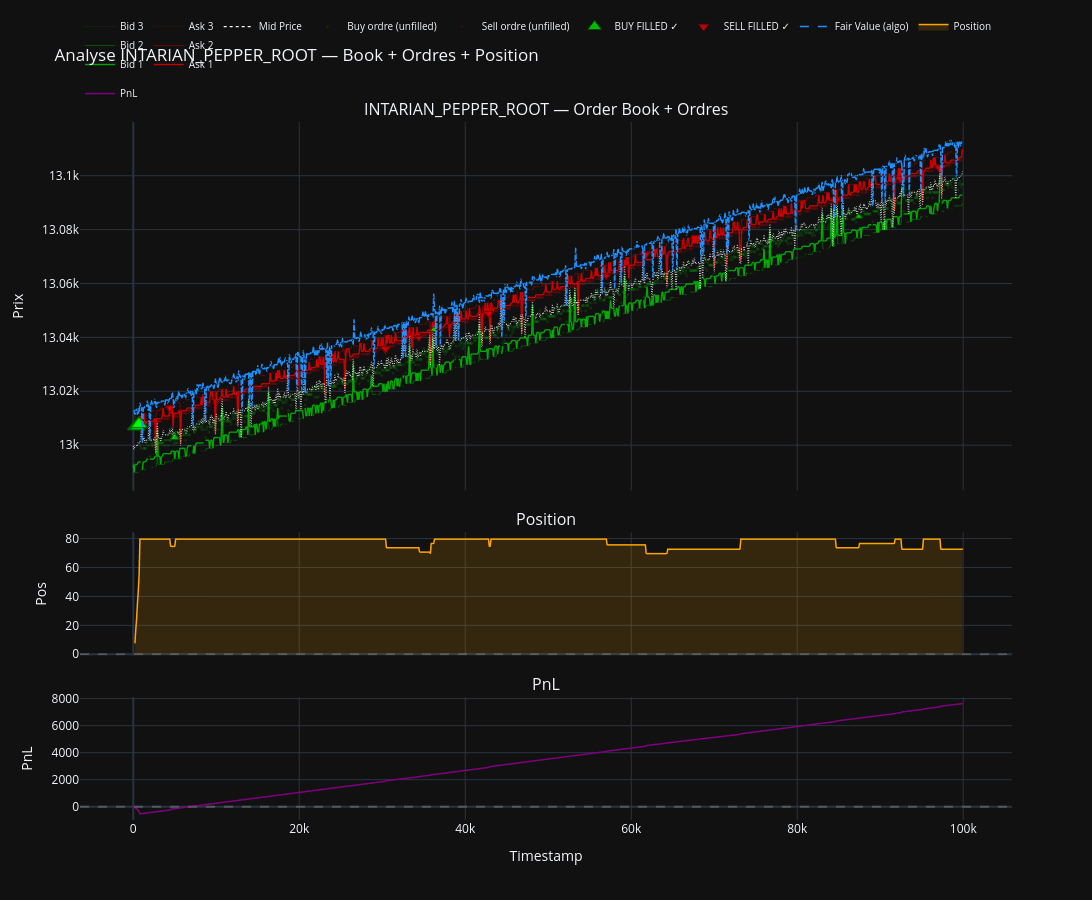

Source (notebook cell):
### Code cell
SYM = "INTARIAN_PEPPER_ROOT"

act = df_act[df_act["product"] == SYM].copy()
orders_sym = df_orders[df_orders["symbol"] == SYM].copy()
trades_sym = my_trades[my_trades["symbol"] == SYM].copy()

filled_keys = set(zip(trades_sym["timestamp"], trades_sym["price"]))
orders_sym["filled"] = orders_sym.apply(
    lambda r: (r["timestamp"], r["price"]) in filled_keys, axis=1
)

orders_filled = orders_sym[orders_sym["filled"]]
orders_unfilled = orders_sym[~orders_sym["filled"]]

buy_filled = orders_filled[orders_filled["type"] == "BUY"]
sell_filled = orders_filled[orders_filled["type"] == "SELL"]
buy_unfilled = orders_unfilled[orders_unfilled["type"] == "BUY"]
sell_unfilled = orders_unfilled[orders_unfilled["type"] == "SELL"]

buy_filled = buy_filled.merge(
    trades_sym[trades_sym["side"] == "BUY"][["timestamp", "price", "quantity"]],
    on=["timestamp", "price"], how="left"
)
buy_filled["quantity"] = buy_filled["quantity"].fillna(0)

sell_filled = sell_filled.merge(
    trades_sym[trades_sym["side"] == "SELL"][["timestamp", "price", "quantity"]],
    on=["timestamp", "price"], how="left"
)
sell_filled["quantity"] = sell_filled["quantity"].fillna(0)

pos_sym = df_positions[df_positions["symbol"] == SYM].copy() if len(df_positions) > 0 else pd.DataFrame()

if len(pos_sym) == 0:
    trades_for_pos = trades_sym.sort_values("timestamp").copy()
    trades_for_pos["signed_qty"] = np.where(
        trades_for_pos["side"] == "BUY",
        trades_for_pos["quantity"],
        -trades_for_pos["quantity"]
    )
    trades_for_pos["position"] = trades_for_pos["signed_qty"].cumsum()
    pos_sym = trades_for_pos[["timestamp", "position"]]

# --- Figure 3 subplots ---
fig = make_subplots(
    rows=3, cols=1, shared_xaxes=True,
    row_heights=[0.60, 0.20, 0.20],
    subplot_titles=[f"{SYM} — Order Book + Ordres", "Position", "PnL"],
    vertical_spacing=0.06,
)

# ========================
#  ORDER BOOK — lignes avec dégradé de couleur
# ========================
book_styles = {
    "bid": {
        1: {"color": "rgba(0,180,0,0.9)",  "width": 1.4},
        2: {"color": "rgba(0,140,0,0.55)", "width": 1.0},
        3: {"color": "rgba(0,100,0,0.3)",  "width": 0.7},
    },
    "ask": {
        1: {"color": "rgba(220,0,0,0.9)",  "width": 1.4},
        2: {"color": "rgba(180,0,0,0.55)", "width": 1.0},
        3: {"color": "rgba(140,0,0,0.3)",  "width": 0.7},
    },
}

for level in [3, 2, 1]:
    bid_col = f"bid_price_{level}"
    ask_col = f"ask_price_{level}"

    mask_bid = act[bid_col].notna() & (act[bid_col] > 0)
    mask_ask = act[ask_col].notna() & (act[ask_col] > 0)

    bid_series = act[bid_col].copy()
    bid_series[~mask_bid] = np.nan
    ask_series = act[ask_col].copy()
    ask_series[~mask_ask] = np.nan

    fig.add_trace(go.Scattergl(
        x=act["timestamp"], y=bid_series,
        mode="lines",
        line=dict(color=book_styles["bid"][level]["color"], width=book_styles["bid"][level]["width"]),
        name=f"Bid {level}", legendgroup="book_bid", showlegend=True, connectgaps=False,
    ), row=1, col=1)

    fig.add_trace(go.Scattergl(
        x=act["timestamp"], y=ask_series,
        mode="lines",
        line=dict(color=book_styles["ask"][level]["color"], width=book_styles["ask"][level]["width"]),
        name=f"Ask {level}", legendgroup="book_ask", showlegend=True, connectgaps=False,
    ), row=1, col=1)

# ========================
#  MID PRICE
# ========================
fig.add_trace(go.Scattergl(
    x=act["timestamp"], y=act["mid_price"],
    mode="lines", name="Mid Price",
    line=dict(color="white", width=1.2, dash="dot"),
), row=1, col=1)

# ========================
#  ORDRES UNFILLED
# ========================
fig.add_trace(go.Scattergl(
    x=buy_unfilled["timestamp"], y=buy_unfilled["price"],
    mode="markers", name="Buy ordre (unfilled)",
    marker=dict(size=3, color="rgba(0,200,0,0.15)", symbol="circle"),
    hovertemplate="BUY unfilled<br>t=%{x}<br>price=%{y}<br>vol=%{text}<extra></extra>",
    text=buy_unfilled["volume"].astype(str),
), row=1, col=1)

fig.add_trace(go.Scattergl(
    x=sell_unfilled["timestamp"], y=sell_unfilled["price"],
    mode="markers", name="Sell ordre (unfilled)",
    marker=dict(size=3, color="rgba(200,0,0,0.15)", symbol="circle"),
    hovertemplate="SELL unfilled<br>t=%{x}<br>price=%{y}<br>vol=%{text}<extra></extra>",
    text=sell_unfilled["volume"].abs().astype(str),
), row=1, col=1)

# ========================
#  ORDRES FILLED
# ========================
fig.add_trace(go.Scattergl(
    x=buy_filled["timestamp"], y=buy_filled["price"],
    mode="markers", name="BUY FILLED ✓",
    marker=dict(
        size=buy_filled["quantity"].clip(upper=12) + 4,
        color="lime", line=dict(width=1, color="darkgreen"),
        symbol="triangle-up",
    ),
    hovertemplate="BUY FILLED<br>t=%{x}<br>price=%{y}<br>qty=%{text}<extra></extra>",
    text=buy_filled["quantity"].astype(str),
), row=1, col=1)

fig.add_trace(go.Scattergl(
    x=sell_filled["timestamp"], y=sell_filled["price"],
    mode="markers", name="SELL FILLED ✓",
    marker=dict(
        size=sell_filled["quantity"].clip(upper=12) + 4,
        color="red", line=dict(width=1, color="darkred"),
        symbol="triangle-down",
    ),
    hovertemplate="SELL FILLED<br>t=%{x}<br>price=%{y}<br>qty=%{text}<extra></extra>",
    text=sell_filled["quantity"].astype(str),
), row=1, col=1)

# ========================
#  FAIR VALUE
# ========================
if len(df_fv) > 0:
    fv_sym = df_fv[df_fv["symbol"] == SYM]
    if len(fv_sym) > 0:
        fig.add_trace(go.Scattergl(
            x=fv_sym["timestamp"], y=fv_sym["fair_value"],
            mode="lines", name="Fair Value (algo)",
            line=dict(color="dodgerblue", width=1.5, dash="dash"),
        ), row=1, col=1)

# ========================
#  POSITION (row 2)
# ========================
fig.add_trace(go.Scattergl(
    x=pos_sym["timestamp"], y=pos_sym["position"],
    mode="lines", name="Position",
    line=dict(color="orange", width=1.5),
    fill="tozeroy",
    fillcolor="rgba(255,165,0,0.15)",
), row=2, col=1)

fig.add_hline(y=0, line_dash="dash", line_color="gray", opacity=0.5, row=2, col=1)

# ========================
#  PNL (row 3)
# ========================
fig.add_trace(go.Scattergl(
    x=act["timestamp"], y=act["profit_and_loss"],
    mode="lines", name="PnL",
    line=dict(color="purple", width=1.5),
), row=3, col=1)

fig.add_hline(y=0, line_dash="dash", line_color="gray", opacity=0.5, row=3, col=1)

# ========================
#  LAYOUT
# ========================
fig.update_layout(
    height=900,
    width=1400,
    showlegend=True,
    legend=dict(
        orientation="h", yanchor="bottom", y=1.02, xanchor="left", x=0,
        font=dict(size=10),
    ),
    title_text=f"Analyse {SYM} — Book + Ordres + Position",
    template="plotly_dark",
    hovermode="closest",
)

fig.update_xaxes(title_text="Timestamp", row=3, col=1)
fig.update_yaxes(title_text="Prix", row=1, col=1)
fig.update_yaxes(title_text="Pos", row=2, col=1)
fig.update_yaxes(title_text="PnL", row=3, col=1)

fig.show()

### Figure 1 — Plotly figure (JSON) as saved in the notebook; plotly's stock layout.template omitted (floating-point values rounded to 4 significant figures; data arrays with more than 128 entries replaced by an {"elided": "..."} marker saying what was removed)
{"data": [{"connectgaps": false, "legendgroup": "book_bid", "line": {"color": "rgba(0,100,0,0.3)", "width": 0.7}, "mode": "lines", "name": "Bid 3", "showlegend": true, "type": "scattergl", "x": {"elided": "1000 int values"}, "xaxis": "x", "y": {"elided": "1000 float values"}, "yaxis": "y"}, {"connectgaps": false, "legendgroup": "book_ask", "line": {"color": "rgba(140,0,0,0.3)", "width": 0.7}, "mode": "lines", "name": "Ask 3", "showlegend": true, "type": "scattergl", "x": {"elided": "1000 int values"}, "xaxis": "x", "y": {"elided": "1000 float values"}, "yaxis": "y"}, {"connectgaps": false, "legendgroup": "book_bid", "line": {"color": "rgba(0,140,0,0.55)", "width": 1}, "mode": "lines", "name": "Bid 2", "showlegend": true, "type": "scattergl", "x": {"elided": "1000 int values"}, "xaxis": "x", "y": {"elided": "1000 float values"}, "yaxis": "y"}, {"connectgaps": false, "legendgroup": "book_ask", "line": {"color": "rgba(180,0,0,0.55)", "width": 1}, "mode": "lines", "name": "Ask 2", "showlegend": true, "type": "scattergl", "x": {"elided": "1000 int values"}, "xaxis": "x", "y": {"elided": "1000 float values"}, "yaxis": "y"}, {"connectgaps": false, "legendgroup": "book_bid", "line": {"color": "rgba(0,180,0,0.9)", "width": 1.4}, "mode": "lines", "name": "Bid 1", "showlegend": true, "type": "scattergl", "x": {"elided": "1000 int values"}, "xaxis": "x", "y": {"elided": "1000 float values"}, "yaxis": "y"}, {"connectgaps": false, "legendgroup": "book_ask", "line": {"color": "rgba(220,0,0,0.9)", "width": 1.4}, "mode": "lines", "name": "Ask 1", "showlegend": true, "type": "scattergl", "x": {"elided": "1000 int values"}, "xaxis": "x", "y": {"elided": "1000 float values"}, "yaxis": "y"}, {"line": {"color": "white", "dash": "dot", "width": 1.2}, "mode": "lines", "name": "Mid Price", "type": "scattergl", "x": {"elided": "1000 int values"}, "xaxis": "x", "y": {"elided": "1000 float values"}, "yaxis": "y"}, {"hovertemplate": "BUY unfilled<br>t=%{x}<br>price=%{y}<br>vol=%{text}<extra></extra>", "marker": {"color": "rgba(0,200,0,0.15)", "size": 3, "symbol": "circle"}, "mode": "markers", "name": "Buy ordre (unfilled)", "text": {"elided": "933 str values"}, "type": "scattergl", "x": {"elided": "933 int values"}, "xaxis": "x", "y": {"elided": "933 int values"}, "yaxis": "y"}, {"hovertemplate": "SELL unfilled<br>t=%{x}<br>price=%{y}<br>vol=%{text}<extra></extra>", "marker": {"color": "rgba(200,0,0,0.15)", "size": 3, "symbol": "circle"}, "mode": "markers", "name": "Sell ordre (unfilled)", "text": {"elided": "899 str values"}, "type": "scattergl", "x": {"elided": "899 int values"}, "xaxis": "x", "y": {"elided": "899 int values"}, "yaxis": "y"}, {"hovertemplate": "BUY FILLED<br>t=%{x}<br>price=%{y}<br>qty=%{text}<extra></extra>", "marker": {"color": "lime", "line": {"color": "darkgreen", "width": 1}, "size": [12, 13, 12, 14, 13, 15, 13, 16, 9, 7, 7], "symbol": "triangle-up"}, "mode": "markers", "name": "BUY FILLED ✓", "text": ["8", "9", "8", "10", "9", "11", "9", "16", "5", "3", "3"], "type": "scattergl", "x": [100, 200, 300, 400, 500, 600, 700, 700, 5000, 36200, 87400], "xaxis": "x", "y": [13007, 13007, 13007, 13007, 13007, 13008, 13008, 13008, 13003, 13043, 13085], "yaxis": "y"}, {"hovertemplate": "SELL FILLED<br>t=%{x}<br>price=%{y}<br>qty=%{text}<extra></extra>", "marker": {"color": "red", "line": {"color": "darkred", "width": 1}, "size": [9, 10, 7, 5, 9, 8, 10, 10, 11, 11], "symbol": "triangle-down"}, "mode": "markers", "name": "SELL FILLED ✓", "text": ["5", "6", "3", "1", "5", "4", "6", "6", "7", "7"], "type": "scattergl", "x": [4400, 30400, 34400, 35700, 42800, 57000, 61700, 84600, 92500, 97200], "xaxis": "x", "y": [13014, 13036, 13040, 13042, 13049, 13063, 13071, 13091, 13099, 13103], "yaxis": "y"}, {"line": {"color": "dodgerblue", "dash": "dash", "width": 1.5}, "mode": "lines", "name": "Fair Value (algo)", "type": "scattergl", "x": {"elided": "994 int values"}, "xaxis": "x", "y": {"elided": "994 float values"}, "yaxis": "y"}, {"fill": "tozeroy", "fillcolor": "rgba(255,165,0,0.15)", "line": {"color": "orange", "width": 1.5}, "mode": "lines", "name": "Position", "type": "scattergl", "x": {"elided": "998 int values"}, "xaxis": "x2", "y": {"elided": "998 int values"}, "yaxis": "y2"}, {"line": {"color": "purple", "width": 1.5}, "mode": "lines", "name": "PnL", "type": "scattergl", "x": {"elided": "1000 int values"}, "xaxis": "x3", "y": {"elided": "1000 float values"}, "yaxis": "y3"}], "layout": {"annotations": [{"font": {"size": 16}, "showarrow": false, "text": "INTARIAN_PEPPER_ROOT — Order Book + Ordres", "x": 0.5, "xanchor": "center", "xref": "paper", "y": 1, "yanchor": "bottom", "yref": "paper"}, {"font": {"size": 16}, "showarrow": false, "text": "Position", "x": 0.5, "xanchor": "center", "xref": "paper", "y": 0.412, "yanchor": "bottom", "yref": "paper"}, {"font": {"size": 16}, "showarrow": false, "text": "PnL", "x": 0.5, "xanchor": "center", "xref": "paper", "y": 0.176, "yanchor": "bottom", "yref": "paper"}], "height": 900, "hovermode": "closest", "legend": {"font": {"size": 10}, "orientation": "h", "x": 0, "xanchor": "left", "y": 1.02, "yanchor": "bottom"}, "shapes": [{"line": {"color": "gray", "dash": "dash"}, "opacity": 0.5, "type": "line", "x0": 0, "x1": 1, "xref": "x2 domain", "y0": 0, "y1": 0, "yref": "y2"}, {"line": {"color": "gray", "dash": "dash"}, "opacity": 0.5, "type": "line", "x0": 0, "x1": 1, "xref": "x3 domain", "y0": 0, "y1": 0, "yref": "y3"}], "showlegend": true, "title": {"text": "Analyse INTARIAN_PEPPER_ROOT — Book + Ordres + Position"}, "width": 1400, "xaxis": {"anchor": "y", "domain": [0, 1], "matches": "x3", "showticklabels": false}, "xaxis2": {"anchor": "y2", "domain": [0, 1], "matches": "x3", "showticklabels": false}, "xaxis3": {"anchor": "y3", "domain": [0, 1], "title": {"text": "Timestamp"}}, "yaxis": {"anchor": "x", "domain": [0.472, 1], "title": {"text": "Prix"}}, "yaxis2": {"anchor": "x2", "domain": [0.236, 0.412], "title": {"text": "Pos"}}, "yaxis3": {"anchor": "x3", "domain": [0, 0.176], "title": {"text": "PnL"}}}}
